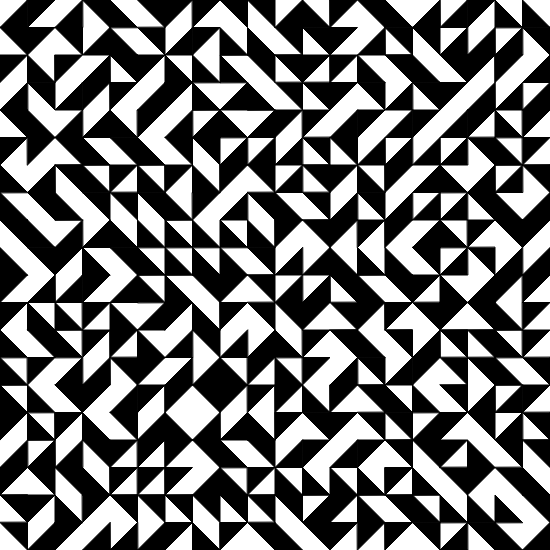
Frame 1 (no input)
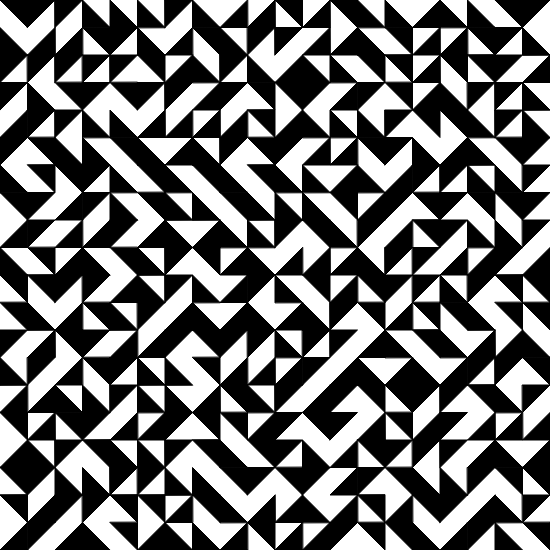
Frame 2 (the mouse pressed at the canvas centre, redrawn once)

The p5.js sketch that drew these frames (run headless with seeded random() and noise() and a simulated clock; the mouse was pressed at the canvas centre and the sketch redrawn once):

// p5.js sketch
// ── sketch.js
// https://openprocessing.org/sketch/813345 (riferimento)

let n = 20; // numero di triangoli
let w, h;

function setup() {
  createCanvas(550, 550);
  // Calcola i triangolini disponendoli per tutta la larghezza e lunghezza
  w = width / n;
  h = height / n;
}

function draw() {
  background(255);
  fill(0);

  for (var riga = 0; riga < n; riga++) {
    for (let col = 0; col < n; col++) {
      // calcola X e Y della piastrella 
      let x = col * w;
      let y = riga * h;

      push();
      translate(x, y);

      // Disegna i triangoli
      let r = floor(random(4));

      if (r == 0) {
        triangle(0, 0, w, 0, 0, h);
      } else if (r == 1) {
        triangle(w, 0, w, h, 0, 0);
      } else if (r == 2) {
        triangle(w, h, 0, h, w, 0);
      } else if (r == 3) {
        triangle(0, h, 0, 0, w, h);
      }
      pop();
    }
  }
  noLoop();
}
